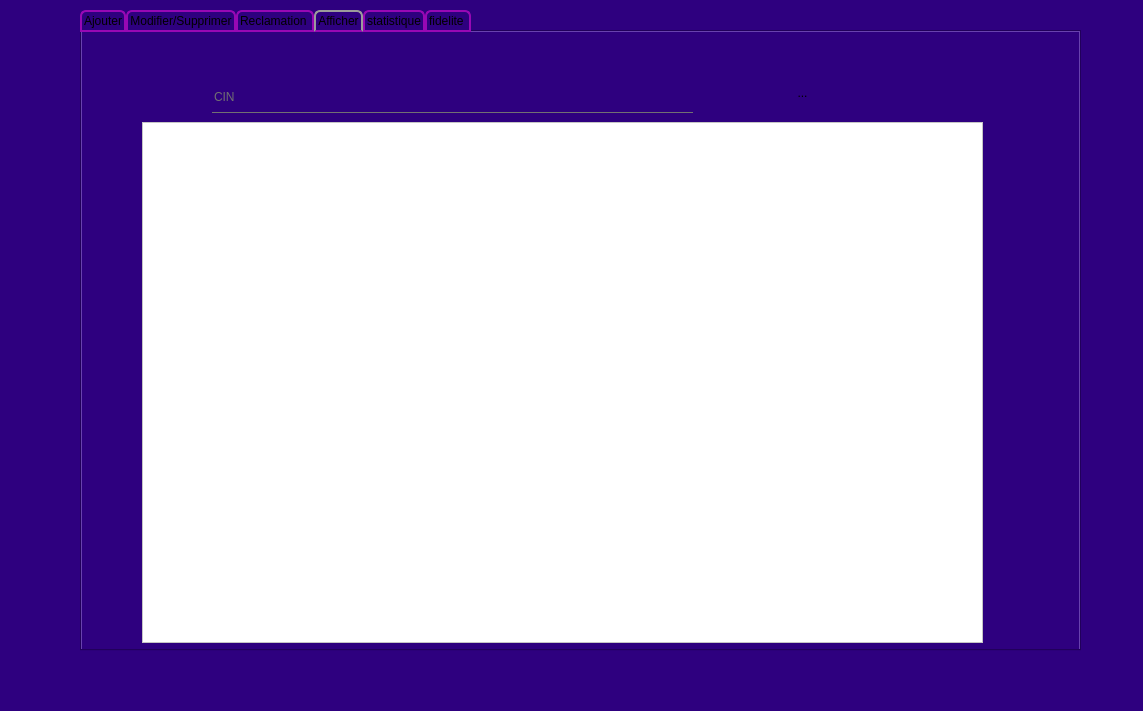
<?xml version="1.0" encoding="UTF-8"?>
<ui version="4.0">
 <class>MainWindow3</class>
 <widget class="QMainWindow" name="MainWindow3">
  <property name="geometry">
   <rect>
    <x>0</x>
    <y>0</y>
    <width>1143</width>
    <height>711</height>
   </rect>
  </property>
  <property name="windowTitle">
   <string>MainWindow</string>
  </property>
  <property name="styleSheet">
   <string notr="true">background:rgb(46,0,127);</string>
  </property>
  <widget class="QWidget" name="centralwidget">
   <widget class="QTabWidget" name="tabWidget">
    <property name="geometry">
     <rect>
      <x>80</x>
      <y>10</y>
      <width>1001</width>
      <height>641</height>
     </rect>
    </property>
    <property name="styleSheet">
     <string notr="true">QTabBar::tab {
    background: qlineargradient(x1: 0, y1: 0, x2: 0, y2: 1,
                                stop: 0 #E1E1E1, stop: 0.4 #DDDDDD,
                                stop: 0.5 #D8D8D8, stop: 1.0 #D3D3D3);
    border: 2px solid#9708B4;
    border-bottom-color: #9708B4; /* same as the pane color */
    border-top-left-radius: 6px;
    border-top-right-radius: 6px;
    min-width:60ex;
    padding: 2px;
     font: bold, &quot;Comic Sans MS&quot;;
}

QTabBar::tab:selected, QTabBar::tab:hover {
    background: qlineargradient(x1: 0, y1: 0, x2: 0, y2: 1,
                                stop: 0 #085394, stop: 0.4 #9708B4,
                                stop: 0.5 #9708B4, stop: 1.0 #9708B4);
}

QTabBar::tab:selected {
    border-color: #9B9B9B;
    border-bottom-color: #9708B4; /* same as pane color */
}
</string>
    </property>
    <property name="currentIndex">
     <number>3</number>
    </property>
    <widget class="QWidget" name="tab">
     <attribute name="title">
      <string>Ajouter</string>
     </attribute>
     <widget class="QGroupBox" name="groupBox_3">
      <property name="geometry">
       <rect>
        <x>40</x>
        <y>40</y>
        <width>1021</width>
        <height>511</height>
       </rect>
      </property>
      <property name="styleSheet">
       <string notr="true">QGroupBox
{
font: 75 8pt &quot;MS Shell Dlg 2&quot;;
color:rgb(255, 255, 255);
}</string>
      </property>
      <property name="title">
       <string>Ajouter Client</string>
      </property>
      <widget class="QLineEdit" name="LINE_CIN">
       <property name="geometry">
        <rect>
         <x>40</x>
         <y>120</y>
         <width>471</width>
         <height>31</height>
        </rect>
       </property>
       <property name="styleSheet">
        <string notr="true">QLineEdit{
background:transparent;
border:none;
color:#717072;
border-bottom:1px solid #717072;
}

QDateEdit{
background:transparent;
border:none;
}</string>
       </property>
       <property name="text">
        <string>CIN</string>
       </property>
      </widget>
      <widget class="QLineEdit" name="LINE_NOM">
       <property name="geometry">
        <rect>
         <x>40</x>
         <y>190</y>
         <width>471</width>
         <height>31</height>
        </rect>
       </property>
       <property name="styleSheet">
        <string notr="true">QLineEdit{
background:transparent;
border:none;
color:#717072;
border-bottom:1px solid #717072;
}

QDateEdit{
background:transparent;
border:none;
}</string>
       </property>
       <property name="text">
        <string>NOM</string>
       </property>
      </widget>
      <widget class="QLineEdit" name="LINE_PRENOM">
       <property name="geometry">
        <rect>
         <x>40</x>
         <y>260</y>
         <width>471</width>
         <height>31</height>
        </rect>
       </property>
       <property name="styleSheet">
        <string notr="true">QLineEdit{
background:transparent;
border:none;
color:#717072;
border-bottom:1px solid #717072;
}

QDateEdit{
background:transparent;
border:none;
}</string>
       </property>
       <property name="text">
        <string>PRENOM</string>
       </property>
      </widget>
      <widget class="QToolButton" name="toolButton_2">
       <property name="geometry">
        <rect>
         <x>600</x>
         <y>200</y>
         <width>81</width>
         <height>71</height>
        </rect>
       </property>
       <property name="styleSheet">
        <string notr="true">QPushButton{
background:#01166B;
border-radius:60px;
}
QToolButton{
background:rgb(46,0,127);
border-radius:60px;} 

QToolButton::hover{
background:#9708B4;
border-radius:60px;
}
</string>
       </property>
       <property name="text">
        <string/>
       </property>
       <property name="icon">
        <iconset resource="icons.qrc">
         <normaloff>:/icons/icons8-effacer-64.png</normaloff>:/icons/icons8-effacer-64.png</iconset>
       </property>
       <property name="iconSize">
        <size>
         <width>80</width>
         <height>80</height>
        </size>
       </property>
      </widget>
      <widget class="QToolButton" name="B_ajouter">
       <property name="geometry">
        <rect>
         <x>600</x>
         <y>100</y>
         <width>81</width>
         <height>71</height>
        </rect>
       </property>
       <property name="styleSheet">
        <string notr="true">QPushButton{
background:#01166B;
border-radius:60px;
}
QToolButton{
background:rgb(46,0,127);
border-radius:60px;} 

QToolButton::hover{
background:#9708B4;
border-radius:60px;
}
</string>
       </property>
       <property name="text">
        <string/>
       </property>
       <property name="icon">
        <iconset resource="icons.qrc">
         <normaloff>:/icons/icons8-ajouter-64.png</normaloff>:/icons/icons8-ajouter-64.png</iconset>
       </property>
       <property name="iconSize">
        <size>
         <width>80</width>
         <height>80</height>
        </size>
       </property>
      </widget>
     </widget>
    </widget>
    <widget class="QWidget" name="tab_2">
     <attribute name="title">
      <string>Modifier/Supprimer</string>
     </attribute>
     <widget class="QLineEdit" name="LINE_C">
      <property name="geometry">
       <rect>
        <x>60</x>
        <y>90</y>
        <width>431</width>
        <height>20</height>
       </rect>
      </property>
      <property name="styleSheet">
       <string notr="true">QLineEdit{
background:transparent;
border:none;
color:#717072;
border-bottom:1px solid #717072;
}

QDateEdit{
background:transparent;
border:none;
}</string>
      </property>
      <property name="text">
       <string>CIN</string>
      </property>
     </widget>
     <widget class="QLineEdit" name="LINE_N">
      <property name="geometry">
       <rect>
        <x>60</x>
        <y>190</y>
        <width>431</width>
        <height>21</height>
       </rect>
      </property>
      <property name="styleSheet">
       <string notr="true">QLineEdit{
background:transparent;
border:none;
color:#717072;
border-bottom:1px solid #717072;
}

QDateEdit{
background:transparent;
border:none;
}</string>
      </property>
      <property name="text">
       <string>NOM</string>
      </property>
     </widget>
     <widget class="QLineEdit" name="LINE_P">
      <property name="geometry">
       <rect>
        <x>60</x>
        <y>280</y>
        <width>431</width>
        <height>21</height>
       </rect>
      </property>
      <property name="styleSheet">
       <string notr="true">QLineEdit{
background:transparent;
border:none;
color:#717072;
border-bottom:1px solid #717072;
}

QDateEdit{
background:transparent;
border:none;
}</string>
      </property>
      <property name="text">
       <string>PRENOM</string>
      </property>
     </widget>
     <widget class="QToolButton" name="pb_supp">
      <property name="geometry">
       <rect>
        <x>600</x>
        <y>160</y>
        <width>71</width>
        <height>61</height>
       </rect>
      </property>
      <property name="styleSheet">
       <string notr="true">QPushButton{
background:#01166B;
border-radius:60px;
}
QToolButton{
background:rgb(46,0,127);
border-radius:60px;} 

QToolButton::hover{
background:#9708B4;
border-radius:60px;
}
</string>
      </property>
      <property name="text">
       <string/>
      </property>
      <property name="icon">
       <iconset resource="icons.qrc">
        <normaloff>:/icons/icons8-effacer-64 (1).png</normaloff>:/icons/icons8-effacer-64 (1).png</iconset>
      </property>
      <property name="iconSize">
       <size>
        <width>80</width>
        <height>80</height>
       </size>
      </property>
     </widget>
     <widget class="QToolButton" name="pb_modif">
      <property name="geometry">
       <rect>
        <x>600</x>
        <y>70</y>
        <width>71</width>
        <height>61</height>
       </rect>
      </property>
      <property name="styleSheet">
       <string notr="true">QPushButton{
background:#01166B;
border-radius:60px;
}
QToolButton{
background:rgb(46,0,127);
border-radius:60px;} 

QToolButton::hover{
background:#9708B4;
border-radius:60px;
}
</string>
      </property>
      <property name="text">
       <string/>
      </property>
      <property name="icon">
       <iconset resource="icons.qrc">
        <normaloff>:/icons/icons8-engrenage-64.png</normaloff>:/icons/icons8-engrenage-64.png</iconset>
      </property>
      <property name="iconSize">
       <size>
        <width>80</width>
        <height>80</height>
       </size>
      </property>
     </widget>
     <widget class="QToolButton" name="toolButton">
      <property name="geometry">
       <rect>
        <x>600</x>
        <y>260</y>
        <width>71</width>
        <height>61</height>
       </rect>
      </property>
      <property name="styleSheet">
       <string notr="true">QPushButton{
background:#01166B;
border-radius:60px;
}
QToolButton{
background:rgb(46,0,127);
border-radius:60px;} 

QToolButton::hover{
background:#9708B4;
border-radius:60px;
}
</string>
      </property>
      <property name="text">
       <string>...</string>
      </property>
      <property name="icon">
       <iconset resource="icons.qrc">
        <normaloff>:/icons/icons8-effacer-64.png</normaloff>:/icons/icons8-effacer-64.png</iconset>
      </property>
      <property name="iconSize">
       <size>
        <width>80</width>
        <height>80</height>
       </size>
      </property>
     </widget>
    </widget>
    <widget class="QWidget" name="tab_5">
     <attribute name="title">
      <string>Reclamation </string>
     </attribute>
     <widget class="QPushButton" name="pushButtonSend">
      <property name="geometry">
       <rect>
        <x>580</x>
        <y>570</y>
        <width>111</width>
        <height>31</height>
       </rect>
      </property>
      <property name="styleSheet">
       <string notr="true">
QPushButton{
background:#9708B4;
border-radius:60px;
}


QPushButton::hover{
background:rgb(170, 85, 255);
border-radius:60px;
}

</string>
      </property>
      <property name="text">
       <string>Envoyer</string>
      </property>
     </widget>
     <widget class="QPushButton" name="pushButtonClear">
      <property name="geometry">
       <rect>
        <x>400</x>
        <y>570</y>
        <width>93</width>
        <height>31</height>
       </rect>
      </property>
      <property name="styleSheet">
       <string notr="true">
QPushButton{
background:#9708B4;
border-radius:60px;
}


QPushButton::hover{
background:rgb(170, 85, 255);
border-radius:60px;
}

</string>
      </property>
      <property name="text">
       <string>Annuler</string>
      </property>
     </widget>
     <widget class="QGroupBox" name="groupBox_4">
      <property name="geometry">
       <rect>
        <x>240</x>
        <y>20</y>
        <width>631</width>
        <height>131</height>
       </rect>
      </property>
      <property name="styleSheet">
       <string notr="true">QGroupBox
{
font: 75 8pt &quot;MS Shell Dlg 2&quot;;
color:rgb(255, 255, 255);
}</string>
      </property>
      <property name="title">
       <string>From</string>
      </property>
      <widget class="QLabel" name="label">
       <property name="geometry">
        <rect>
         <x>10</x>
         <y>20</y>
         <width>56</width>
         <height>16</height>
        </rect>
       </property>
       <property name="text">
        <string>&lt;html&gt;&lt;head/&gt;&lt;body&gt;&lt;p&gt;&lt;span style=&quot; font-style:italic; text-decoration: underline; color:#ffffff;&quot;&gt;E-mail&lt;/span&gt;&lt;/p&gt;&lt;/body&gt;&lt;/html&gt;</string>
       </property>
      </widget>
      <widget class="QLabel" name="label_2">
       <property name="geometry">
        <rect>
         <x>330</x>
         <y>20</y>
         <width>56</width>
         <height>16</height>
        </rect>
       </property>
       <property name="text">
        <string>&lt;html&gt;&lt;head/&gt;&lt;body&gt;&lt;p&gt;&lt;span style=&quot; font-style:italic; text-decoration: underline; color:#ffffff;&quot;&gt;Password&lt;/span&gt;&lt;/p&gt;&lt;/body&gt;&lt;/html&gt;</string>
       </property>
      </widget>
      <widget class="QLabel" name="label_3">
       <property name="geometry">
        <rect>
         <x>330</x>
         <y>70</y>
         <width>56</width>
         <height>16</height>
        </rect>
       </property>
       <property name="text">
        <string>&lt;html&gt;&lt;head/&gt;&lt;body&gt;&lt;p&gt;&lt;span style=&quot; font-style:italic; text-decoration: underline; color:#ffffff;&quot;&gt;Port&lt;/span&gt;&lt;/p&gt;&lt;/body&gt;&lt;/html&gt;</string>
       </property>
      </widget>
      <widget class="QLabel" name="label_4">
       <property name="geometry">
        <rect>
         <x>10</x>
         <y>70</y>
         <width>56</width>
         <height>16</height>
        </rect>
       </property>
       <property name="text">
        <string>&lt;html&gt;&lt;head/&gt;&lt;body&gt;&lt;p&gt;&lt;span style=&quot; font-style:italic; text-decoration: underline; color:#ffffff;&quot;&gt;Host&lt;/span&gt;&lt;/p&gt;&lt;/body&gt;&lt;/html&gt;</string>
       </property>
      </widget>
      <widget class="QLineEdit" name="lineEditEmailCredentials">
       <property name="geometry">
        <rect>
         <x>10</x>
         <y>40</y>
         <width>291</width>
         <height>22</height>
        </rect>
       </property>
       <property name="styleSheet">
        <string notr="true">background:rgb(255, 255, 255);</string>
       </property>
      </widget>
      <widget class="QLineEdit" name="lineEditPasswordCredentials">
       <property name="geometry">
        <rect>
         <x>330</x>
         <y>40</y>
         <width>291</width>
         <height>22</height>
        </rect>
       </property>
       <property name="styleSheet">
        <string notr="true">background:rgb(255, 255, 255);</string>
       </property>
       <property name="text">
        <string/>
       </property>
       <property name="echoMode">
        <enum>QLineEdit::Password</enum>
       </property>
      </widget>
      <widget class="QLineEdit" name="lineEditHost">
       <property name="geometry">
        <rect>
         <x>10</x>
         <y>90</y>
         <width>291</width>
         <height>22</height>
        </rect>
       </property>
       <property name="styleSheet">
        <string notr="true">background:rgb(255, 255, 255);</string>
       </property>
       <property name="text">
        <string>smtp.gmail.com</string>
       </property>
      </widget>
      <widget class="QLineEdit" name="lineEditPort">
       <property name="geometry">
        <rect>
         <x>320</x>
         <y>90</y>
         <width>291</width>
         <height>22</height>
        </rect>
       </property>
       <property name="styleSheet">
        <string notr="true">background:rgb(255, 255, 255);</string>
       </property>
       <property name="text">
        <string>465</string>
       </property>
      </widget>
     </widget>
     <widget class="QGroupBox" name="groupBox_6">
      <property name="geometry">
       <rect>
        <x>240</x>
        <y>160</y>
        <width>631</width>
        <height>71</height>
       </rect>
      </property>
      <property name="styleSheet">
       <string notr="true">QGroupBox
{
font: 75 8pt &quot;MS Shell Dlg 2&quot;;
color:rgb(255, 255, 255);
}</string>
      </property>
      <property name="title">
       <string>To</string>
      </property>
      <widget class="QLabel" name="label_6">
       <property name="geometry">
        <rect>
         <x>10</x>
         <y>20</y>
         <width>56</width>
         <height>16</height>
        </rect>
       </property>
       <property name="text">
        <string>&lt;html&gt;&lt;head/&gt;&lt;body&gt;&lt;p&gt;&lt;span style=&quot; font-style:italic; text-decoration: underline; color:#ffffff;&quot;&gt;E-mail&lt;/span&gt;&lt;/p&gt;&lt;/body&gt;&lt;/html&gt;</string>
       </property>
      </widget>
      <widget class="QLineEdit" name="lineEditEmailTo">
       <property name="geometry">
        <rect>
         <x>10</x>
         <y>40</y>
         <width>601</width>
         <height>22</height>
        </rect>
       </property>
       <property name="styleSheet">
        <string notr="true">background:rgb(255, 255, 255);</string>
       </property>
      </widget>
     </widget>
     <widget class="QGroupBox" name="groupBox_7">
      <property name="geometry">
       <rect>
        <x>240</x>
        <y>240</y>
        <width>631</width>
        <height>311</height>
       </rect>
      </property>
      <property name="styleSheet">
       <string notr="true">QGroupBox
{
font: 75 8pt &quot;MS Shell Dlg 2&quot;;
color:rgb(255, 255, 255);
}</string>
      </property>
      <property name="title">
       <string>From</string>
      </property>
      <widget class="QLabel" name="label_7">
       <property name="geometry">
        <rect>
         <x>10</x>
         <y>20</y>
         <width>56</width>
         <height>16</height>
        </rect>
       </property>
       <property name="text">
        <string>&lt;html&gt;&lt;head/&gt;&lt;body&gt;&lt;p&gt;&lt;span style=&quot; font-style:italic; text-decoration: underline; color:#ffffff;&quot;&gt;Subject&lt;/span&gt;&lt;/p&gt;&lt;/body&gt;&lt;/html&gt;</string>
       </property>
      </widget>
      <widget class="QLabel" name="label_10">
       <property name="geometry">
        <rect>
         <x>10</x>
         <y>70</y>
         <width>56</width>
         <height>16</height>
        </rect>
       </property>
       <property name="text">
        <string>&lt;html&gt;&lt;head/&gt;&lt;body&gt;&lt;p&gt;&lt;span style=&quot; font-style:italic; text-decoration: underline; color:#ffffff;&quot;&gt;Message&lt;/span&gt;&lt;/p&gt;&lt;/body&gt;&lt;/html&gt;</string>
       </property>
      </widget>
      <widget class="QLineEdit" name="lineEditSubject">
       <property name="geometry">
        <rect>
         <x>10</x>
         <y>40</y>
         <width>601</width>
         <height>22</height>
        </rect>
       </property>
       <property name="styleSheet">
        <string notr="true">background:rgb(255, 255, 255);</string>
       </property>
      </widget>
      <widget class="QLineEdit" name="lineEdit">
       <property name="geometry">
        <rect>
         <x>10</x>
         <y>100</y>
         <width>601</width>
         <height>191</height>
        </rect>
       </property>
       <property name="styleSheet">
        <string notr="true">background:rgb(255, 255, 255);</string>
       </property>
      </widget>
     </widget>
    </widget>
    <widget class="QWidget" name="tab_3">
     <attribute name="title">
      <string>Afficher</string>
     </attribute>
     <widget class="QTableView" name="tab_client">
      <property name="geometry">
       <rect>
        <x>60</x>
        <y>90</y>
        <width>841</width>
        <height>521</height>
       </rect>
      </property>
      <property name="styleSheet">
       <string notr="true">background:rgb(255, 255, 255);</string>
      </property>
     </widget>
     <widget class="QLineEdit" name="line_rech">
      <property name="geometry">
       <rect>
        <x>130</x>
        <y>50</y>
        <width>481</width>
        <height>31</height>
       </rect>
      </property>
      <property name="styleSheet">
       <string notr="true">QLineEdit{
background:transparent;
border:none;
color:#717072;
border-bottom:1px solid #717072;
}

QDateEdit{
background:transparent;
border:none;
}</string>
      </property>
      <property name="text">
       <string>CIN</string>
      </property>
     </widget>
     <widget class="QToolButton" name="B_rech">
      <property name="geometry">
       <rect>
        <x>60</x>
        <y>40</y>
        <width>51</width>
        <height>41</height>
       </rect>
      </property>
      <property name="styleSheet">
       <string notr="true">QPushButton{
background:rgb(46,0,127);
border-radius:60px;
}
QToolButton{
background:rgb(46,0,127);
border-radius:60px;} 

QToolButton::hover{
background:#9708B4;
border-radius:60px;
}
</string>
      </property>
      <property name="text">
       <string/>
      </property>
      <property name="icon">
       <iconset resource="icons.qrc">
        <normaloff>:/icons/313506086_1338779283562432_5126467079090765674_n.png</normaloff>:/icons/313506086_1338779283562432_5126467079090765674_n.png</iconset>
      </property>
      <property name="iconSize">
       <size>
        <width>80</width>
        <height>80</height>
       </size>
      </property>
     </widget>
     <widget class="QToolButton" name="B_pdf">
      <property name="geometry">
       <rect>
        <x>640</x>
        <y>40</y>
        <width>51</width>
        <height>41</height>
       </rect>
      </property>
      <property name="styleSheet">
       <string notr="true">QPushButton{
background:#01166B;
border-radius:60px;
}
QToolButton{
background:rgb(46,0,127);
border-radius:60px;} 

QToolButton::hover{
background:#9708B4;
border-radius:60px;
}
</string>
      </property>
      <property name="text">
       <string/>
      </property>
      <property name="icon">
       <iconset resource="icons.qrc">
        <normaloff>:/icons/312363521_1443974179464253_1680472531443330002_n.png</normaloff>:/icons/312363521_1443974179464253_1680472531443330002_n.png</iconset>
      </property>
      <property name="iconSize">
       <size>
        <width>80</width>
        <height>80</height>
       </size>
      </property>
     </widget>
     <widget class="QToolButton" name="B_tri">
      <property name="geometry">
       <rect>
        <x>700</x>
        <y>40</y>
        <width>41</width>
        <height>41</height>
       </rect>
      </property>
      <property name="styleSheet">
       <string notr="true">QPushButton{
background:#01166B;
border-radius:60px;
}
QToolButton{
background:rgb(46,0,127);
border-radius:60px;} 

QToolButton::hover{
background:#9708B4;
border-radius:60px;
}
</string>
      </property>
      <property name="text">
       <string>...</string>
      </property>
      <property name="icon">
       <iconset resource="icons.qrc">
        <normaloff>:/icons/icons8-mises-à-jour-disponibles-64.png</normaloff>:/icons/icons8-mises-à-jour-disponibles-64.png</iconset>
      </property>
      <property name="iconSize">
       <size>
        <width>80</width>
        <height>80</height>
       </size>
      </property>
     </widget>
    </widget>
    <widget class="QWidget" name="tab_4">
     <attribute name="title">
      <string>statistique</string>
     </attribute>
     <widget class="QPushButton" name="pb_stat">
      <property name="geometry">
       <rect>
        <x>90</x>
        <y>310</y>
        <width>843</width>
        <height>16</height>
       </rect>
      </property>
      <property name="styleSheet">
       <string notr="true">
QPushButton{
background:#9708B4;
border-radius:60px;
}


QPushButton::hover{
background:rgb(170, 85, 255);
border-radius:60px;
}
</string>
      </property>
      <property name="text">
       <string>stat</string>
      </property>
     </widget>
    </widget>
    <widget class="QWidget" name="tab_6">
     <attribute name="title">
      <string>fidelite </string>
     </attribute>
     <widget class="QLineEdit" name="idforpoints">
      <property name="geometry">
       <rect>
        <x>270</x>
        <y>210</y>
        <width>531</width>
        <height>22</height>
       </rect>
      </property>
      <property name="styleSheet">
       <string notr="true">background:rgb(255, 255, 255);</string>
      </property>
     </widget>
     <widget class="QPushButton" name="pushButton_2">
      <property name="geometry">
       <rect>
        <x>230</x>
        <y>340</y>
        <width>281</width>
        <height>28</height>
       </rect>
      </property>
      <property name="styleSheet">
       <string notr="true">
QPushButton{
background:#9708B4;
border-radius:60px;
}


QPushButton::hover{
background:rgb(170, 85, 255);
border-radius:60px;
}

</string>
      </property>
      <property name="text">
       <string>calculer les points</string>
      </property>
     </widget>
     <widget class="QPushButton" name="pushButton_3">
      <property name="geometry">
       <rect>
        <x>650</x>
        <y>340</y>
        <width>281</width>
        <height>28</height>
       </rect>
      </property>
      <property name="styleSheet">
       <string notr="true">
QPushButton{
background:#9708B4;
border-radius:60px;
}


QPushButton::hover{
background:rgb(170, 85, 255);
border-radius:60px;
}

</string>
      </property>
      <property name="text">
       <string>faire remise</string>
      </property>
     </widget>
     <widget class="QLabel" name="label_5">
      <property name="geometry">
       <rect>
        <x>210</x>
        <y>210</y>
        <width>47</width>
        <height>14</height>
       </rect>
      </property>
      <property name="text">
       <string>CIN</string>
      </property>
     </widget>
    </widget>
   </widget>
  </widget>
 </widget>
 <resources>
  <include location="icons.qrc"/>
 </resources>
 <connections/>
</ui>
